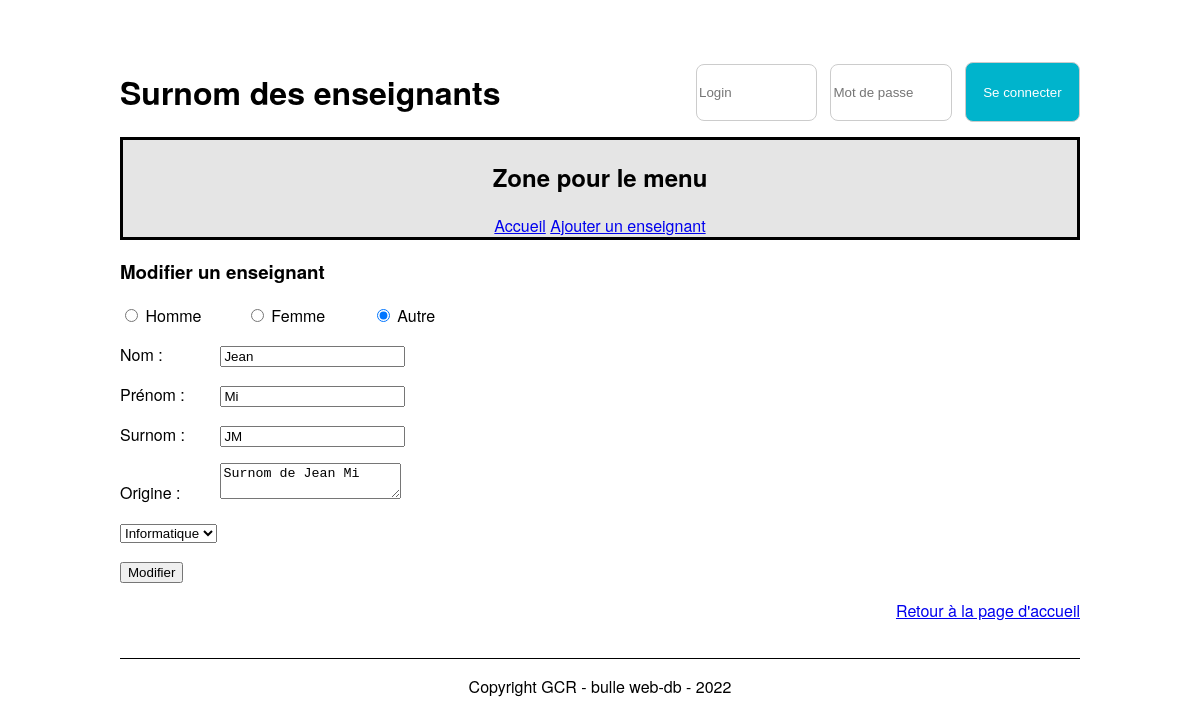
The page /updateTeacher.php?idTeacher=1 on the database its author committed.
### tables this page shows
CREATE TABLE `t_teacher` (
  `idTeacher` int NOT NULL,
  `teaFirstname` varchar(50) NOT NULL,
  `teaName` varchar(50) NOT NULL,
  `teaGender` char(1) NOT NULL,
  `teaNickname` varchar(50) NOT NULL,
  `teaOrigine` text NOT NULL,
  `fkSection` int NOT NULL
);

CREATE TABLE `t_section` (
  `idSection` int NOT NULL,
  `secName` varchar(20) NOT NULL
);

### src/Database.php (called while the page is built, shortened)
<?php
class Database
{
    private $connector;
    public function __construct()
    {
        try {
            $this->connector = new PDO('mysql:host=localhost:6033;dbname=P_Appro2;charset=utf8', 'root', 'root');
        } catch (PDOException $e) {
            die('Erreur : ' . $e->getMessage());
        }
    }
    private function queryPrepareExecute($query, $binds)
    {
        $req = $this->connector->prepare($query);
        foreach ($binds as $bind => $value) {
            $req->bindValue($bind, $value);
        };
        $req->execute();
        return $req;
    }
    private function formatData($req)
    {
        return $req->fetchALL(PDO::FETCH_ASSOC);
    }
    public function getOneTeacher($id)
    {
        $query = "SELECT * FROM t_teacher, t_section WHERE idTeacher = :id AND fkSection = idSection";
        $bind = array('id' => $id);
        $req = $this->queryPrepareExecute($query, $bind);
        $Oneteacher = $this->formatData($req);
        return $Oneteacher[0];
    }
}

### src/updateTeacher.php (the view, shortened to what this page needs)
<?php
include("Database.php");
$db = new Database();
$teacher = $db->getOneTeacher($_GET["idTeacher"]);
?>
<!DOCTYPE html>
<html lang="fr">
<head>
    <link href="./css/style.css" rel="stylesheet">
</head>
<body>
    <header>
        <div class="container-header">
            <div class="titre-header">
                <h1>Surnom des enseignants</h1>
            </div>
            <div class="login-container">
                <form action="" method="post">
                    <input type="text" name="user" id="user" placeholder="Login">
                    <input type="password" name="password" id="password" placeholder="Mot de passe">
                    <button type="submit" class="btn btn-login">Se connecter</button>
                </form>
            </div>
        </div>
        <nav>
            <h2>Zone pour le menu</h2>
            <a href="index.php">Accueil</a>
            <a href="addTeacher.php">Ajouter un enseignant</a>
        </nav>
    </header>
    <div class="container">
        <div class="user-body">
            <form action="#" method="post" id="form">
                <h3>Modifier un enseignant</h3>
                <p>
                    <input type="radio" id="genre1" name="genre" value="M" <?php if ($teacher['teaGender'] == 'M') { ?>checked<?php } ?>>
                    <label for="genre1">Homme</label>
                    <input type="radio" id="genre2" name="genre" value="F" <?php if ($teacher['teaGender'] == 'F') { ?>checked<?php } ?>>
                    <label for="genre2">Femme</label>
                    <input type="radio" id="genre3" name="genre" value="A" <?php if ($teacher['teaGender'] == 'A') { ?>checked<?php } ?>>
                    <label for="genre3">Autre</label>
                </p>
                <p>
                    <label for="firstName">Nom :</label>
                    <input type="text" name="firstName" id="firstName" value="<?php echo $teacher['teaFirstname'] ?>">
                </p>
                <p>
                    <label for="name">Prénom :</label>
                    <input type="text" name="name" id="name" value="<?php echo $teacher['teaName'] ?>">
                </p>
                <p>
                    <label for="nickName">Surnom :</label>
                    <input type="text" name="nickName" id="nickName" value="<?php echo $teacher['teaNickname'] ?>">
                </p>
                <p>
                    <label for="origin">Origine :</label>
                    <textarea name="origin" id="origin"><?php echo $teacher['teaOrigine'] ?></textarea>
                </p>
                <p>
                    <select name="section" id="section">
                        <option value="info" <?php if ($teacher['secName'] == 'Informatique') { ?>selected<?php } ?>>Informatique</option>
                    </select>
                </p>
                <p>
                    <input type="submit" value="Modifier">
                </p>
            </form>
        </div>
        <div class="user-footer">
            <a href="index.php">Retour à la page d'accueil</a>
        </div>
    </div>
    <footer>
        <p>Copyright GCR - bulle web-db - 2022</p>
    </footer>
</body>
</html>

### src/css/style.css (style rules this page uses)
body { font-family: "Helvetica Neue", Helvetica, Arial, sans-serif; margin: auto; width: 80%; }
nav { border: black solid 3px; background-color: #e5e5e5; text-align: center; }
.container { height: 50%; }
footer { border-top: black solid 1px; text-align: center; margin-top: 3vw; }
.user-footer { text-align: right; }
label { display: inline-block; width: 10%; }
.container-header { display: flex; justify-content: center; align-items: center; padding-top: 5%; }
.titre-header { width: 60%; height: 100%; }
.login-container { width: 40%; height: 100%; display: flex; justify-content: end; align-items: center; }
.login-container form { display: flex; justify-content: space-between; }
.login-container input, .login-container .btn-login { width: 30%; display: inline-block; border: 1px solid #ccc; border-radius: 8px; }
.login-container input { height: 4em; margin-bottom: auto; margin-top: auto; }
.btn-login { background-color: #00b4cc; }
.btn { text-align: center; color: white; width: 100%; border: none; cursor: pointer; height: 4.5em; border-radius: 8px; }

### rows shown on the page
t_teacher: teaGender "☐ Homme", teaGender "☐ Femme", teaGender "☑ Autre", firstName "Jean", name "Mi", nickName "JM", origin "Surnom de Jean Mi"
t_section: section "Informatique"
